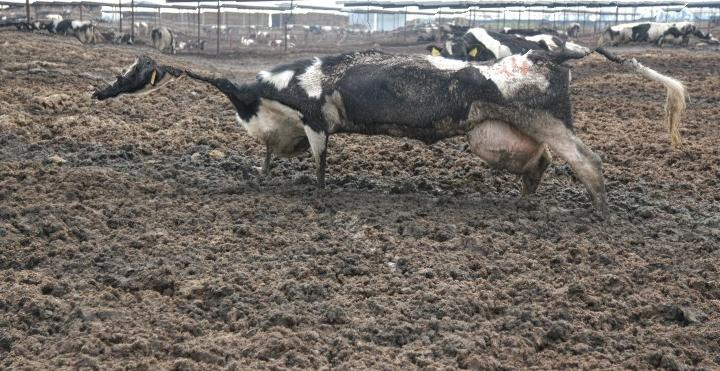
#> input picture proyecto/codigo/seam_carving_jpg/ot.jpg, 720 x 371 px
$ python imageColor_energy.py ot.jpg out.png
#> lines starting #> are read from the running program, lines starting #| are printed output that depends on the picture
#> in main, img is the input picture: shape (371, 720, 3); mean R, G, B 114.5, 108.2, 102.1
import sys
import numpy as np
from imageio import imread, imwrite
from scipy.ndimage.filters import convolve

# tqdm is not strictly necessary, but it gives us a pretty progress bar
# to visualize progress.
from tqdm import trange

def calc_energy(img):

    filter_du = np.array([
        [1.0, 2.0, 1.0],
        [0.0, 0.0, 0.0],
        [-1.0, -2.0, -1.0],
    ])
    # Dado que jpg tiene tres canales replicamos la matriz 1D por una 3D para cada canal
    filter_du = np.stack([filter_du] * 3, axis=2)

    filter_dv = np.array([
        [1.0, 0.0, -1.0],
        [2.0, 0.0, -2.0],
        [1.0, 0.0, -1.0],
    ])
    # Dado que jpg tiene tres canales replicamos la matriz 1D por una 3D para cada canal
    filter_dv = np.stack([filter_dv] * 3, axis=2)

    img = img.astype('float32')

    convolved = np.absolute(convolve(img, filter_du)) + np.absolute(convolve(img, filter_dv))
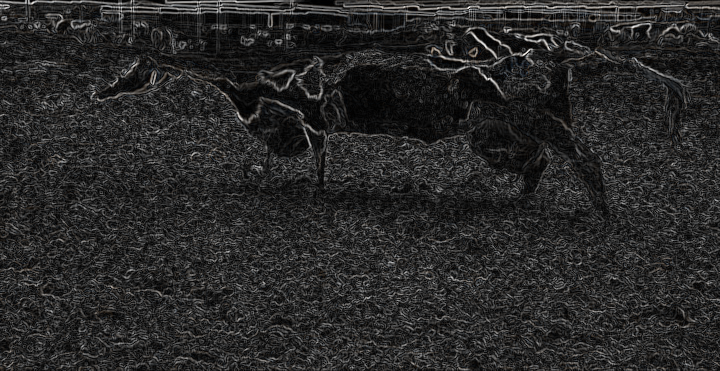
#> convolved: shape (371, 720, 3) float32; mean R, G, B 491.6, 488.1, 485.3; drawn with min black and max white
    #sumamos las energias de los canales red, green and blue
    energy_map = convolved.sum(axis=2)

    return energy_map


def main():

    in_filename = sys.argv[1]
    out_filename = sys.argv[2]

    img = imread(in_filename)
    out = calc_energy(img)
    print(out)
#> (printed output is left out)
    print(out.shape)
#| (371, 720)
    imwrite(out_filename, out)

if __name__ == '__main__':
    main()
